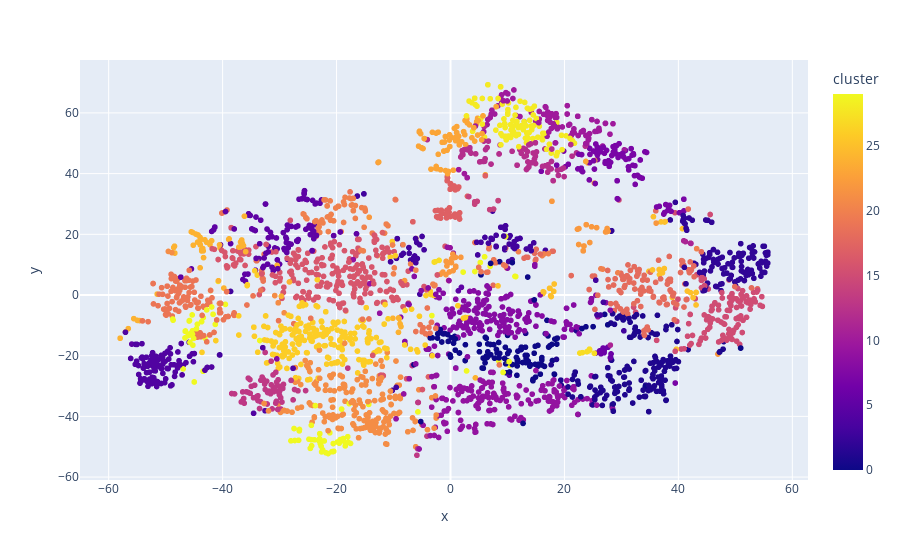

Write notebook code for a chart like this one.
### Code cell
from sklearn.cluster import KMeans
from sklearn.preprocessing import StandardScaler
from sklearn.pipeline import Pipeline
from sklearn.base import BaseEstimator, TransformerMixin
import pandas as pd
import numpy as np
import plotly.express as px
from sklearn.manifold import TSNE

# Transformateur personnalisé pour appliquer des poids
class FeatureWeighting(BaseEstimator, TransformerMixin):
    def __init__(self, weights):
        self.weights = weights

    def fit(self, X, y=None):
        return self

    def transform(self, X):
        return X * self.weights

# Spécifiez les colonnes à inclure et les poids associés
feature_columns = [
    'mode', 'acousticness', 'danceability', 'duration_ms', 
    'energy', 'instrumentalness', 'liveness', 'loudness', 
    'speechiness', 'tempo', 'valence', 'popularity', 'key'
]
weights = np.array([1.5, 2.0, 1.0, 1.2, 0.8, 1.3, 1.0, 0.9, 1.1, 1.0, 1.0, 1.0, 1.4])  # Exemple de poids

# Extraction des données numériques
genre_data = pd.read_csv("../data/data_by_genres.csv")
X = genre_data[feature_columns].select_dtypes(np.number)

# Pipeline pour le clustering avec pondération
cluster_pipeline = Pipeline([
    ('weighting', FeatureWeighting(weights=weights)),
    ('scaler', StandardScaler()),
    ('kmeans', KMeans(n_clusters=30, n_init=30))
])

cluster_pipeline.fit(X)
genre_data['cluster'] = cluster_pipeline.predict(X)

# Pipeline pour la réduction de dimension avec t-SNE
tsne_pipeline = Pipeline([
    ('weighting', FeatureWeighting(weights=weights)),  # Appliquer les mêmes poids
    ('scaler', StandardScaler()),
    ('tsne', TSNE(n_components=2, verbose=1, random_state=42))
])
genre_embedding = tsne_pipeline.fit_transform(X)

# Préparer les données pour la visualisation
projection = pd.DataFrame(columns=['x', 'y'], data=genre_embedding)
projection['genres'] = genre_data['genres']
projection['cluster'] = genre_data['cluster']

# Visualisation des clusters
fig = px.scatter(
    projection, x='x', y='y', color='cluster', hover_data=['x', 'y', 'genres']
)
fig.show()

### Figure 1 — Plotly figure (JSON) as saved in the notebook; plotly's stock layout.template omitted (floating-point values rounded to 4 significant figures; data arrays with more than 128 entries replaced by an {"elided": "..."} marker saying what was removed)
{"data": [{"customdata": {"elided": "2973x1 str values"}, "hovertemplate": "x=%{x}<br>y=%{y}<br>genres=%{customdata[0]}<br>cluster=%{marker.color}<extra></extra>", "legendgroup": "", "marker": {"color": {"elided": "2973 int values"}, "coloraxis": "coloraxis", "symbol": "circle"}, "mode": "markers", "name": "", "showlegend": false, "type": "scattergl", "x": {"elided": "2973 float values"}, "xaxis": "x", "y": {"elided": "2973 float values"}, "yaxis": "y"}], "layout": {"coloraxis": {"colorbar": {"title": {"text": "cluster"}}, "colorscale": [[0, "#0d0887"], [0.1111, "#46039f"], [0.2222, "#7201a8"], [0.3333, "#9c179e"], [0.4444, "#bd3786"], [0.5556, "#d8576b"], [0.6667, "#ed7953"], [0.7778, "#fb9f3a"], [0.8889, "#fdca26"], [1, "#f0f921"]]}, "legend": {"tracegroupgap": 0}, "margin": {"t": 60}, "xaxis": {"anchor": "y", "domain": [0, 1], "title": {"text": "x"}}, "yaxis": {"anchor": "x", "domain": [0, 1], "title": {"text": "y"}}}}
